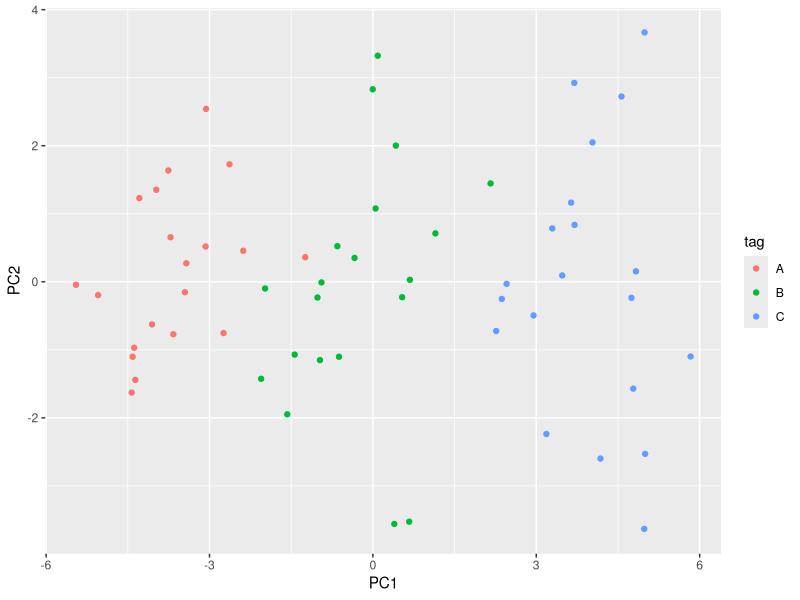
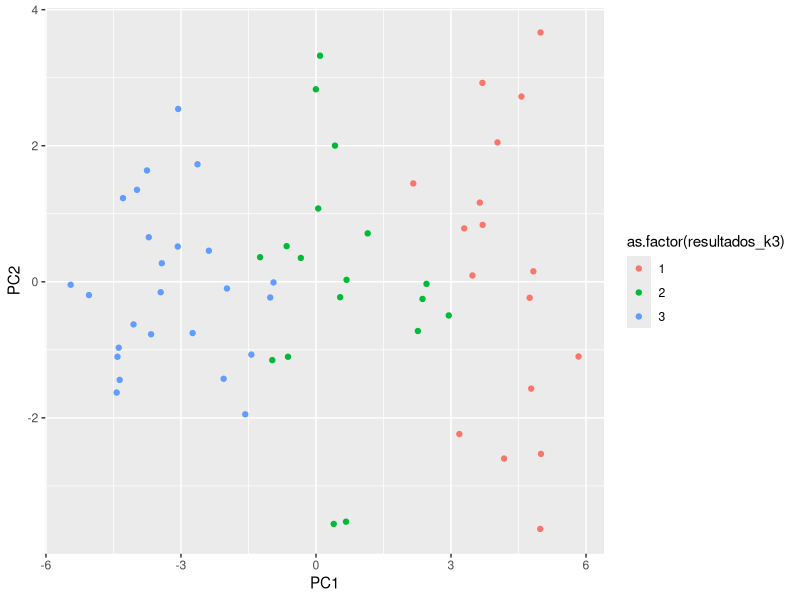
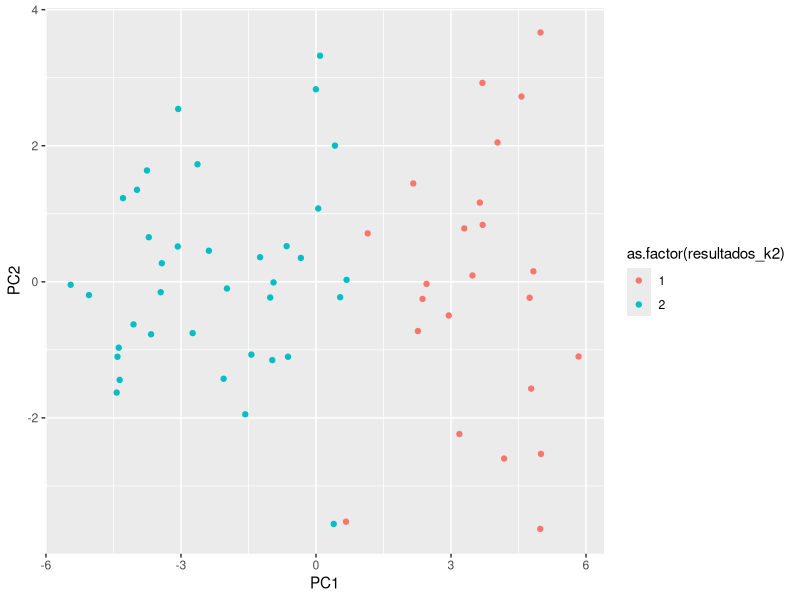
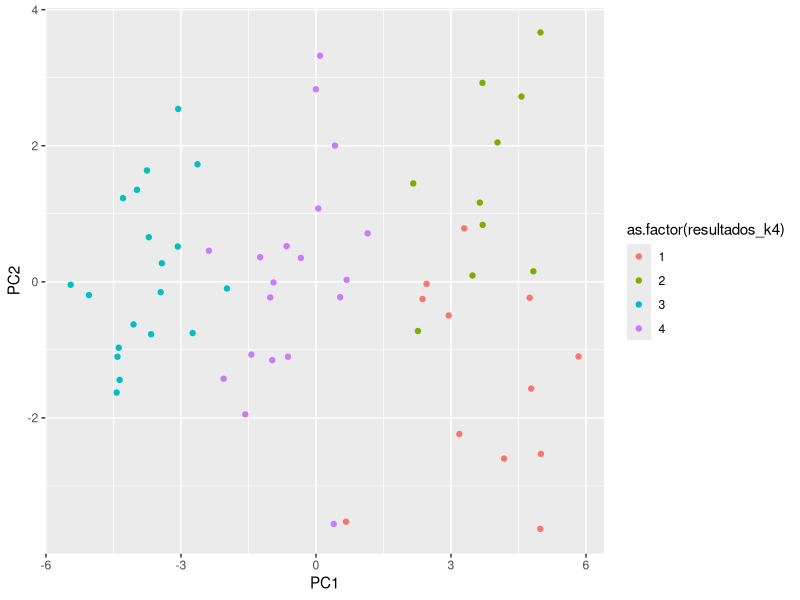
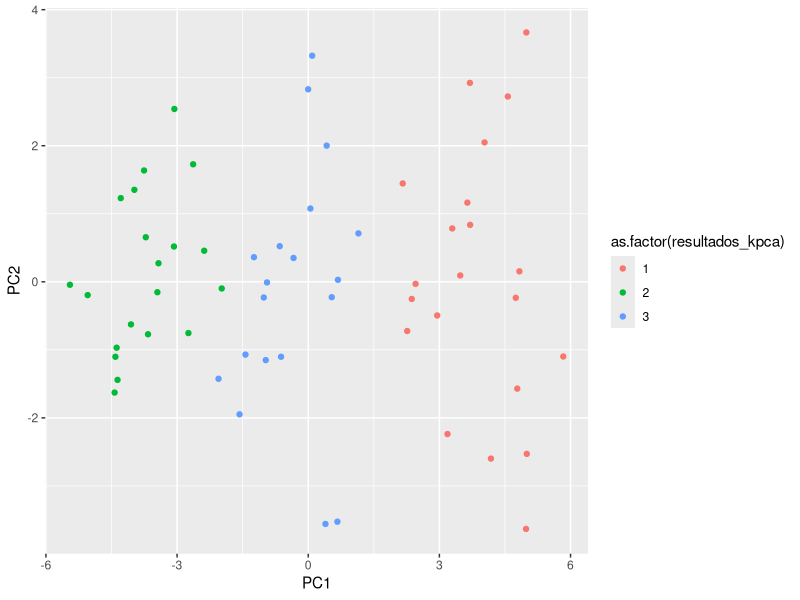
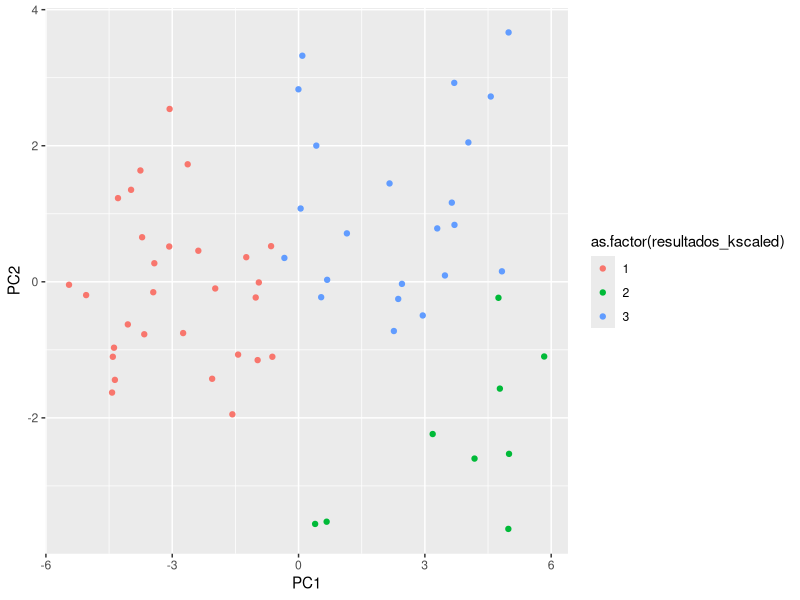

These charts were generated, in order, by the following R code:
library(ggplot2)
library(class)
#Ejercicio4
d1 <- matrix(rnorm(20*50, sd= 0.8), ncol =50) + 0.5
d2 <- matrix(rnorm(20*50, sd=1), ncol =50)
d3 <- matrix(rnorm(20*50, sd= 1), ncol =50) - 0.6

datos <- rbind(d1, d2, d3)
datos <- scale(datos)

tag <- c(rep('A', 20), rep('B', 20), rep('C', 20))
tag <- as.factor(tag)

##Realizacion de PCA en las primeras dos componentes principales:
componentes <- prcomp(datos)
summary(componentes)

componentes <- as.data.frame(componentes$x)
p <- ggplot(data=componentes, aes(x=PC1, y=PC2, col=tag))
p + geom_point()

##K-medias con k=3
k3 <- kmeans(datos, centers = 3)
resultados_k3 <- k3$cluster
comparacion <- table(tag, resultados_k3)
comparacion

p_k3 <- ggplot(data=componentes, aes(x=PC1, y=PC2, col=as.factor(resultados_k3)))
p_k3 + geom_point()


##K-medias con k=2
k2 <- kmeans(datos, centers = 2)
resultados_k2 <- k2$cluster
comparacion <- table(tag, resultados_k2)
comparacion

p_k2 <- ggplot(data=componentes, aes(x=PC1, y=PC2, col=as.factor(resultados_k2)))
p_k2 + geom_point()
# Se observa un "agrupamiento de los valores con media positiva y los valores con media negativa"

##k-medias con k=4
k4 <- kmeans(datos, centers = 4)
resultados_k4 <- k4$cluster
comparacion <- table(tag, resultados_k4)
comparacion

p_k4 <- ggplot(data=componentes, aes(x=PC1, y=PC2, col=as.factor(resultados_k4)))
p_k4 + geom_point()
##Se observa que el grupo compuesto de aquellas observaciones con media cero fue distribuido en 2 grupos

##K-medias con K=3 en las dos primerezas componentes Z1 y Z2
k_pca <- kmeans(componentes, centers = 3)
resultados_kpca <- k_pca$cluster
comparacion <- table(tag, resultados_kpca)
comparacion

p_pca <- ggplot(data=componentes, aes(x=PC1, y=PC2, col=as.factor(resultados_kpca)))
p_pca + geom_point()
## Se observa un buen ajuste entre las clases ya que las componentes principales recogen más del de informacion

##kmeans con datos escalados:
datos_escalados <- scale(datos, center = FALSE, scale=TRUE)
k_scaled <- kmeans(datos_escalados, centers = 3)
resultados_kscaled <- k_scaled$cluster
comparacion <- table(tag, resultados_kscaled)
comparacion

p_escaled <- ggplot(data=componentes, aes(x=PC1, y=PC2, col=as.factor(resultados_kscaled)))
p_escaled + geom_point()